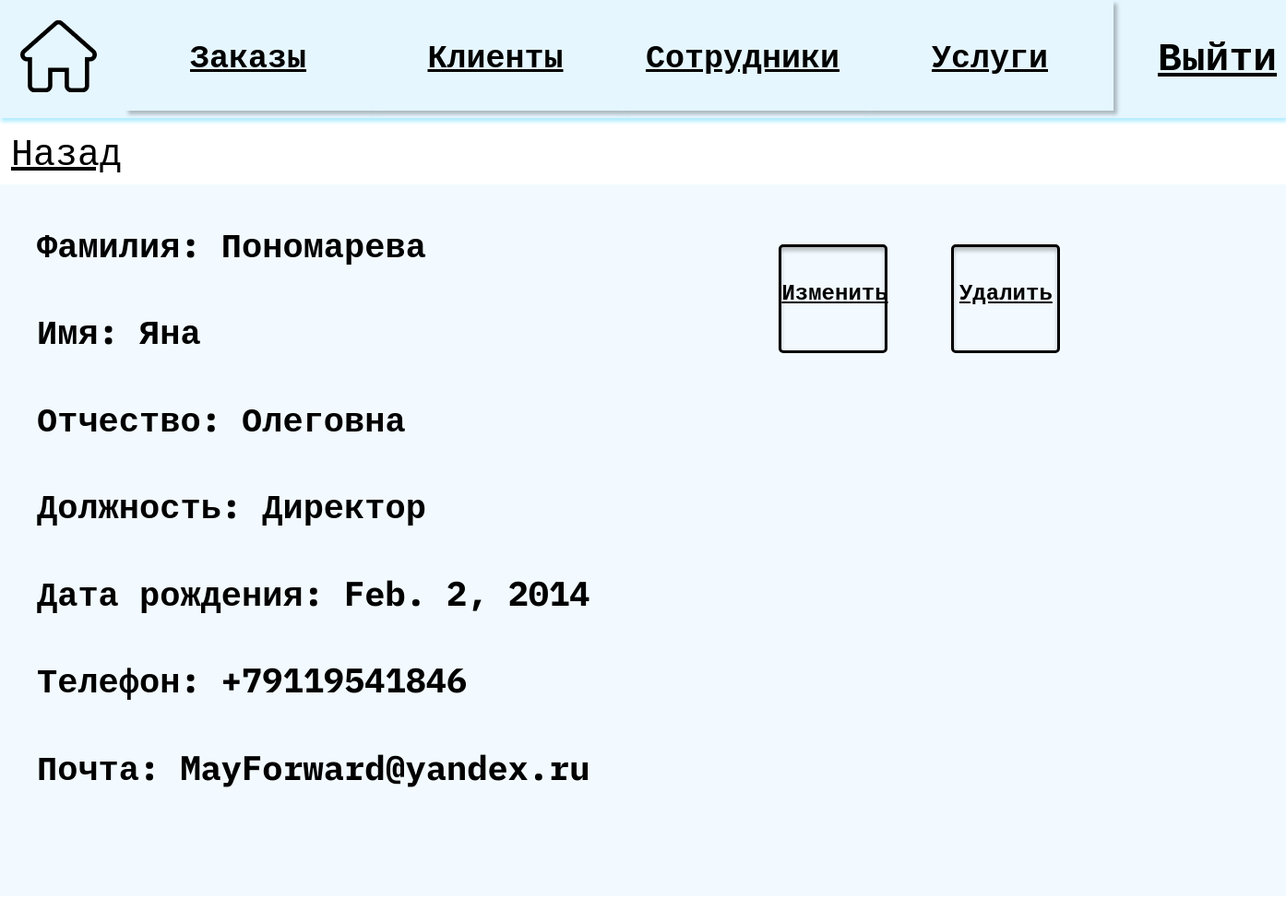
The page /Employee/2/ on the database its author committed.
### main/models.py (models this page shows, shortened)
class Employee(models.Model):
    id = models.AutoField(primary_key=True)
    surname = models.CharField (max_length=35,blank=False, verbose_name="Фамилия")
    name = models.CharField (max_length=35, blank=False, verbose_name="Имя")
    name2 = models.CharField (max_length=35, verbose_name="Отчетсво")
    position = models.CharField (max_length=35, verbose_name="Должность",blank=False)
    birthday = models.DateField(blank=False, verbose_name="Дата рождения")
    phone = models.CharField(max_length=35, blank=False, verbose_name="Телефон")
    email = models.EmailField(max_length=35, blank=False)

### main/views.py (the view)
# urls.py: path('Employee/<int:id>/', views.Employee_detail_view),
def Employee_detail_view(request, id):
    try:
        data = Employee.objects.get(id=id)
    except Employee.DoesNotExist:
        raise Http404('Такого сотрудника не существует')
    return render(request, 'test/detail_view_Emp.html', {'data': data, 'tableName': 'Employee'})

### main/templates/test/detail_view_Emp.html
{% extends 'main/base.html' %}
{% block header %}
    <div class="lyout">
        <a href="{% url 'home' %}">
            <img src="../../static/main/img/home.png" alt="домик" class="home_img">
        </a>
        <div class="menu">
            <a href="{% url 'Orders' %}"><button class="buttom_menu">Заказы</button></a>
            <a href="{% url 'Users' %}"><button class="buttom_menu">Клиенты</button></a>
            <a href="{% url 'Employee' %}"><button class="buttom_menu">Сотрудники</button></a>
            <a href="{% url 'Services' %}"><button class="buttom_menu">Услуги</button></a>
        </div>
        <a href="{% url 'logout' %}" class="button_in">Выйти</a>
    </div>
{% endblock %}
{% block content %}
    <a class="buttom_back" href='http://127.0.0.1:8000/{{tableName}}'>Назад</a>
    <div class="wrapper">
        <div class="info">
            <h3 class="form_label_text one_item">Фамилия: {{ data.surname }}</h3><br>
            <h3 class="form_label_text">Имя: {{ data.name}}</h3><br>
            <h3 class="form_label_text">Отчество: {{ data.name2}}</h3><br>
            <h3 class="form_label_text">Должность: {{ data.position}}</h3><br>
            <h3 class="form_label_text">Дата рождения: {{ data.birthday }}</h3><br>
            <h3 class="form_label_text">Телефон: {{ data.phone }}</h3><br>
            <h3 class="form_label_text">Почта: {{ data.email }}</h3><br>
        </div>
        <a class="button_sab button_item" href='http://127.0.0.1:8000/update{{tableName}}/{{data.id}}'>Изменить</a>
        <a class="button_sab button_item" href='http://127.0.0.1:8000/delete{{tableName}}/{{data.id}}'>Удалить</a>
    </div>
{% endblock %}

### main/static/main/css/style.css (style rules this page uses)
* { position: relative; margin: 0; padding: 0; display: block; box-sizing: border-box; color: black; font-family: 'IBM Plex Mono', monospace; }

### main/static/main/css/header.css (style rules this page uses)
.lyout { position: relative; z-index: 1; display: flex; flex-direction: row; height: max-content; width: 100%; background: #E6F6FF; box-shadow: 1px 4px 4px #B3EDFF; }
.home_img { margin: 22px 30px 16px 22px; width: 83px; height: 78px; }
.menu { width: 100%; display: flex; flex-direction: row; justify-content: space-between; }
.buttom_menu { width: 268px; height: 120px; background: #E5F6FF; border: none; box-shadow: 4px 4px 4px rgba(0, 0, 0, 0.25); font-size: 35px; font-weight: 600; }
.button_in { margin: 32px 49px 39px 48px; text-decoration: line; font-size: 43px; font-weight: 600; }

### main/static/main/css/emp/createEmployee.css (style rules this page uses)
.buttom_back { height: 48px; width: 118px; margin: 12px; font-size: 40px; font-weight: 400; line-height: 48px; letter-spacing: 0em; text-align: left; }
.wrapper { padding-left: 20px; height: 772px; width: 100%; display: flex; margin: 70px, 0; background-color: #F2FAFF; }
.info { padding-left: 20px; width: 60%; }
.button_sab { width: 118px; height: 118px; margin: 65px 69px 629px 0; border: solid 3px black; border-radius: 5px; background-color: #F2FAFF; box-shadow: inset 0px 4px 4px rgba(0, 0, 0, 0.25); }

### main/static/main/css/emp/detail_view_Emp.css (style rules this page uses)
.form_label_text { margin: 26.5px 0 0 0; font-size: 37px; font-weight: 700; line-height: 48px; letter-spacing: 0em; text-align: left; }
.one_item { margin: 40.5px 0 0 0; }
.button_item { padding-top: 24px; text-align: center; font-size: 24px; font-weight: 700; line-height: 48px; letter-spacing: 0em; }

### rows shown on the page
Employee: surname "Пономарева", name "Яна", name2 "Олеговна", position "Директор", birthday "Feb. 2, 2014", phone "+79119541846", email "MayForward@yandex.ru"
